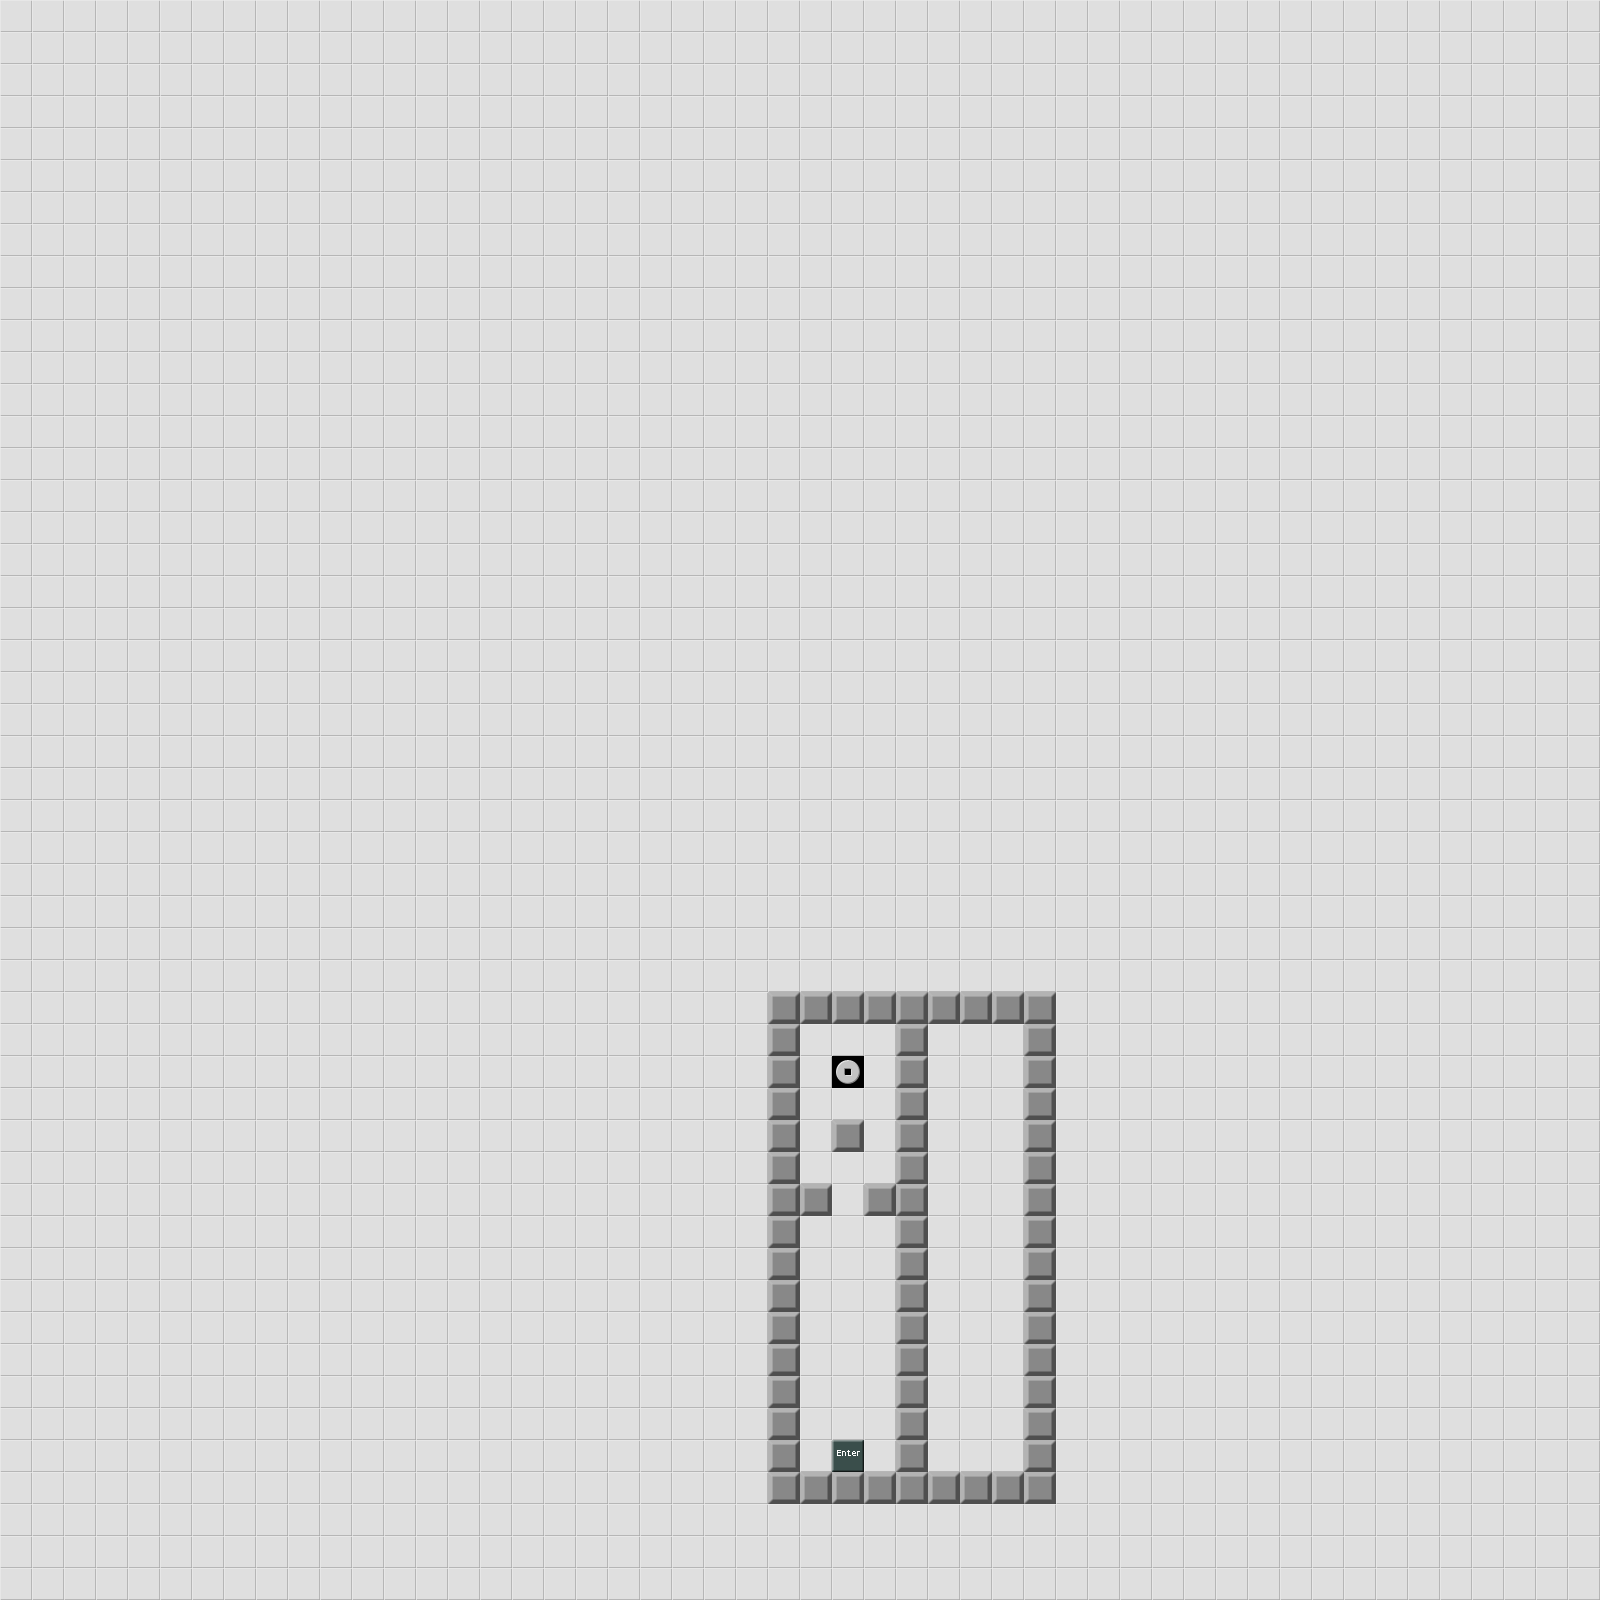

This is a level from a 2D game, rendered from its Tiled map with the project's own tilesets. A one-line summary and the map file follow, with tile-layer data summarised:
An orthogonal 50x50 tile map with 32x32 px tiles, 1 tile layer (Map) and 13 objects.

<map version="1.0" orientation="orthogonal" width="50" height="50" tilewidth="32" tileheight="32">
 <tileset firstgid="1" source="devgraphics.tsx" />
 <layer name="Map" width="50" height="50">
  <data>[2500 cells, 2500 non-empty, 4 distinct tile ids]</data>
 </layer>
 <objectgroup name="Enemies" width="50" height="50">
  <object gid="7" x="928" y="1248" />
  <object gid="7" x="928" y="1184" />
  <object gid="7" x="928" y="1216" />
 </objectgroup>
 <objectgroup name="Items" width="50" height="50" />
 <objectgroup name="Tools" width="50" height="50">
  <object gid="15" x="800" y="1280" />
  <object gid="15" x="832" y="1280" />
  <object gid="15" x="864" y="1280" />
  <object gid="15" x="928" y="1280" />
  <object gid="15" x="960" y="1280" />
  <object gid="15" x="992" y="1280" />
  <object gid="15" x="928" y="1152" />
  <object gid="15" x="960" y="1152" />
  <object gid="15" x="992" y="1152" />
  <object gid="19" x="1012" y="1248" />
 </objectgroup>
</map>
